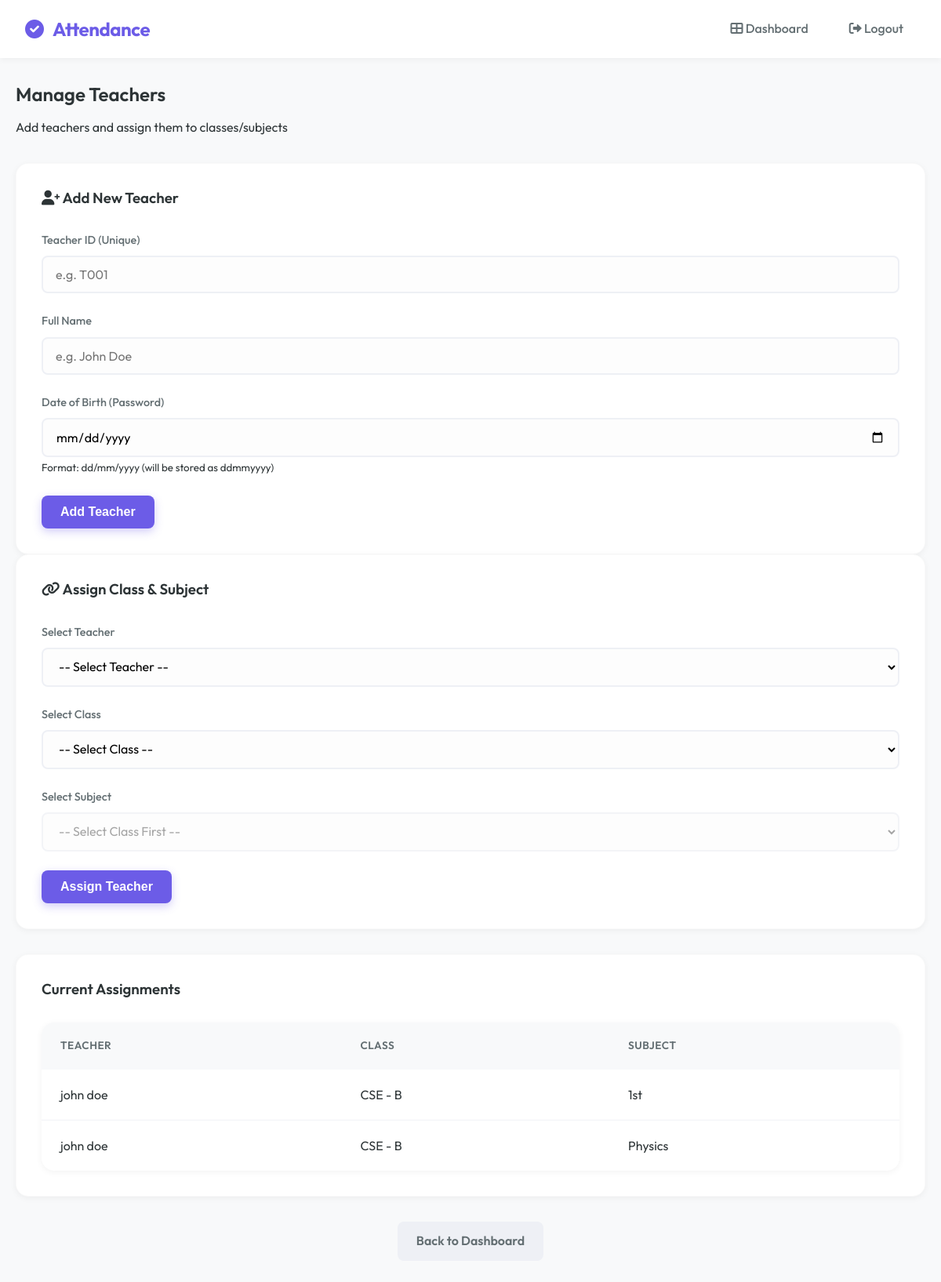
The app's page /admin/manage_teachers (signed in) with its own data.
### tables this page shows
CREATE TABLE teacher_assignments (
        id INTEGER PRIMARY KEY AUTOINCREMENT,
        teacher_id TEXT,
        class_id INTEGER,
        subject TEXT
    );

CREATE TABLE teachers (
        id INTEGER PRIMARY KEY AUTOINCREMENT,
        teacher_id TEXT UNIQUE,
        name TEXT,
        dob TEXT
    );

CREATE TABLE classes (
        id INTEGER PRIMARY KEY AUTOINCREMENT,
        class_name TEXT
    );

### app.py (the view)
@app.route("/admin/manage_teachers")
def manage_teachers():
    if session.get("role") != "admin":
        return "Unauthorized", 403
    conn = sqlite3.connect('attendance.db')
    c = conn.cursor()
    c.execute("SELECT * FROM teachers ORDER BY name")
    teachers = c.fetchall()
    c.execute("SELECT id, class_name FROM classes ORDER BY class_name")
    classes = c.fetchall()
    c.execute("""
        SELECT ta.id, t.name, c.class_name, ta.subject
        FROM teacher_assignments ta
        JOIN teachers t ON ta.teacher_id = t.teacher_id
        JOIN classes c ON ta.class_id = c.id
        ORDER BY t.name, c.class_name
    """)
    assignments = c.fetchall()
    conn.close()
    return render_template("manage_teachers.html", teachers=teachers, classes=classes, assignments=assignments)

### templates/manage_teachers.html (shortened to what this page needs)
{% extends "base.html" %}
{% block content %}
<div class="mb-4">
    <h2>Manage Teachers</h2>
    <p class="text-muted">Add teachers and assign them to classes/subjects</p>
</div>
<div class="grid" style="grid-template-columns: 1fr 1fr; gap: 40px;">
    <div class="card">
        <h3><i class="fas fa-user-plus"></i> Add New Teacher</h3>
        <form action="/add_teacher" method="POST" class="mt-4">
            <div class="form-group">
                <label>Teacher ID (Unique)</label>
                <input type="text" name="teacher_id" required placeholder="e.g. T001">
            </div>
            <div class="form-group">
                <label>Full Name</label>
                <input type="text" name="name" required placeholder="e.g. John Doe">
            </div>
            <div class="form-group">
                <label>Date of Birth (Password)</label>
                <input type="date" name="dob" required>
                <small class="text-muted">Format: dd/mm/yyyy (will be stored as ddmmyyyy)</small>
            </div>
            <button type="submit" class="btn btn-primary">Add Teacher</button>
        </form>
    </div>
    <div class="card">
        <h3><i class="fas fa-link"></i> Assign Class & Subject</h3>
        <form action="/assign_teacher" method="POST" class="mt-4">
            <div class="form-group">
                <label>Select Teacher</label>
                <select name="teacher_id" required>
                    <option value="">-- Select Teacher --</option>
                </select>
            </div>
            <div class="form-group">
                <label>Select Class</label>
                <select name="class_id" id="classSelect" required onchange="loadSubjects()">
                    <option value="">-- Select Class --</option>
                </select>
            </div>
            <div class="form-group">
                <label>Select Subject</label>
                <select name="subject" id="subjectSelect" required disabled>
                    <option value="">-- Select Class First --</option>
                </select>
            </div>
            <button type="submit" class="btn btn-primary">Assign Teacher</button>
        </form>
    </div>
</div>
<div class="card mt-4">
    <h3>Current Assignments</h3>
    <div class="table-container">
        <table>
            <thead>
                <tr>
                    <th>Teacher</th>
                    <th>Class</th>
                    <th>Subject</th>
                </tr>
            </thead>
            <tbody>
                {% for assignment in assignments %}
                <tr>
                    <td>{{ assignment[1] }}</td>
                    <td>{{ assignment[2] }}</td>
                    <td>{{ assignment[3] }}</td>
                </tr>
                {% else %}
                <tr>
                    <td colspan="3" class="text-center text-muted">No assignments found</td>
                </tr>
                {% endfor %}
            </tbody>
        </table>
    </div>
</div>
<div class="text-center mt-4">
    <a href="/dashboard" class="btn btn-secondary">Back to Dashboard</a>
</div>
{% endblock %}

### static/style.css (style rules this page uses)
:root { --primary: #6c5ce7; --primary-hover: #5b4cc4; --primary-light: #a29bfe; --secondary: #00cec9; --accent: #fd79a8; --bg-body: #f8f9fa; --bg-surface: #ffffff; --bg-glass: rgba(255, 255, 255, 0.8); --text-main: #2d3436; --text-muted: #636e72; --text-light: #ffffff; --success: #00b894; --error: #d63031; --warning: #fdcb6e; --radius-sm: 8px; --radius-md: 16px; --radius-lg: 24px; --shadow-sm: 0 2px 8px rgba(0, 0, 0, 0.05); --shadow-md: 0 8px 24px rgba(0, 0, 0, 0.08); --shadow-lg: 0 16px 48px rgba(0, 0, 0, 0.1); --transition: all 0.3s cubic-bezier(0.4, 0, 0.2, 1); }
* { margin: 0; padding: 0; box-sizing: border-box; }
body { font-family: 'Outfit', sans-serif; background-color: var(--bg-body); color: var(--text-main); line-height: 1.6; min-height: 100vh; display: flex; flex-direction: column; }
h1, h2, h3, h4, h5, h6 { font-weight: 600; line-height: 1.2; margin-bottom: 1rem; color: var(--text-main); }
a { text-decoration: none; color: var(--primary); transition: var(--transition); }
.card { background: var(--bg-surface); border-radius: var(--radius-md); padding: 2rem; box-shadow: var(--shadow-sm); transition: var(--transition); border: 1px solid rgba(0, 0, 0, 0.02); }
.form-group { margin-bottom: 1.5rem; }
label { display: block; margin-bottom: 0.5rem; font-weight: 500; color: var(--text-muted); font-size: 0.9rem; }
input, select, textarea { width: 100%; padding: 12px 16px; border: 2px solid #eef0f5; border-radius: var(--radius-sm); font-family: inherit; font-size: 1rem; transition: var(--transition); background: #fdfdfd; }
.btn { display: inline-flex; align-items: center; justify-content: center; padding: 12px 24px; border-radius: var(--radius-sm); font-weight: 600; cursor: pointer; border: none; transition: var(--transition); font-size: 1rem; gap: 8px; }
.btn-primary { background: var(--primary); color: white; box-shadow: 0 4px 12px rgba(108, 92, 231, 0.3); }
.btn-secondary { background: #eef0f5; color: var(--text-muted); }
.table-container { background: var(--bg-surface); border-radius: var(--radius-md); box-shadow: var(--shadow-sm); overflow: hidden; margin-top: 2rem; }
table { width: 100%; border-collapse: collapse; }
th { background: #f8f9fa; padding: 1.2rem 1.5rem; text-align: left; font-weight: 600; color: var(--text-muted); font-size: 0.85rem; text-transform: uppercase; letter-spacing: 0.5px; }
td { padding: 1.2rem 1.5rem; border-bottom: 1px solid #f1f2f6; color: var(--text-main); }
tr:last-child td { border-bottom: none; }
.text-center { text-align: center; }
.mt-4 { margin-top: 2rem; }
.mb-4 { margin-bottom: 2rem; }

### records on screen
teacher_assignments: name "john doe", class_name "CSE - B", subject "1st"
teacher_assignments: name "john doe", class_name "CSE - B", subject "Physics"
